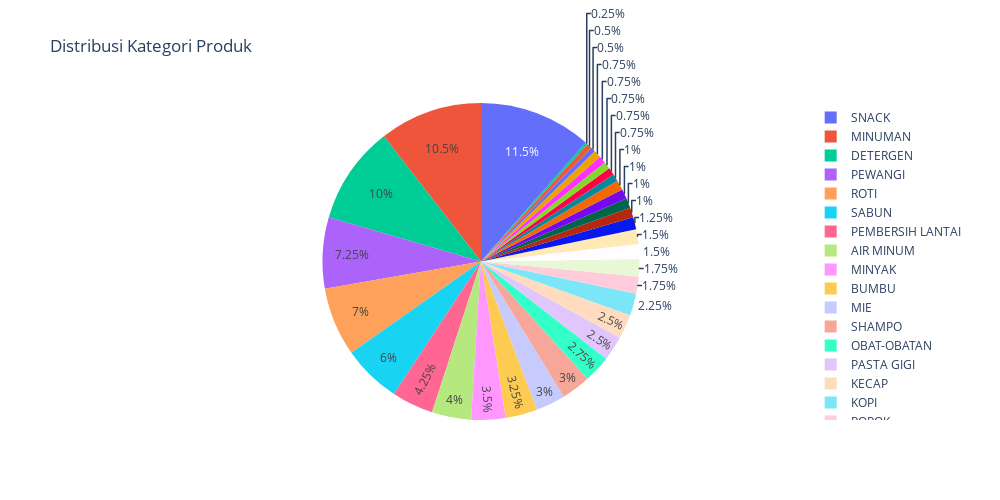

The notebook cell saved with this chart:
### Markdown cell above
# Distribusi Kategori Produk

### Code cell
category_dist = df['Kategori'].value_counts()

fig = px.pie(values=category_dist.values, names=category_dist.index, 
             title='Distribusi Kategori Produk', height=500, width=1000)
fig.show()

### Figure 1 — Plotly figure (JSON) as saved in the notebook; plotly's stock layout.template omitted (floating-point values rounded to 4 significant figures)
{"data": [{"domain": {"x": [0, 1], "y": [0, 1]}, "hovertemplate": "label=%{label}<br>value=%{value}<extra></extra>", "labels": ["SNACK", "MINUMAN", "DETERGEN", "PEWANGI", "ROTI", "SABUN", "PEMBERSIH LANTAI", "AIR MINUM", "MINYAK", "BUMBU", "MIE", "SHAMPO", "OBAT-OBATAN", "PASTA GIGI", "KECAP", "KOPI", "POPOK", "BERAS", "OBAT NYAMUK", "SUSU", "TISU", "TEPUNG", "ALAT LISTRIK", "GULA", "GAS", "BATERAI", "SAMBAL", "TEH", "DAGING", "TELOR", "JASA", "SIKAT GIGI", "FROZEN"], "legendgroup": "", "name": "", "showlegend": true, "type": "pie", "values": [46, 42, 40, 29, 28, 24, 17, 16, 14, 13, 12, 12, 11, 10, 10, 9, 7, 7, 6, 6, 5, 4, 4, 4, 4, 3, 3, 3, 3, 3, 2, 2, 1]}], "layout": {"height": 500, "legend": {"tracegroupgap": 0}, "title": {"text": "Distribusi Kategori Produk"}, "width": 1000}}
